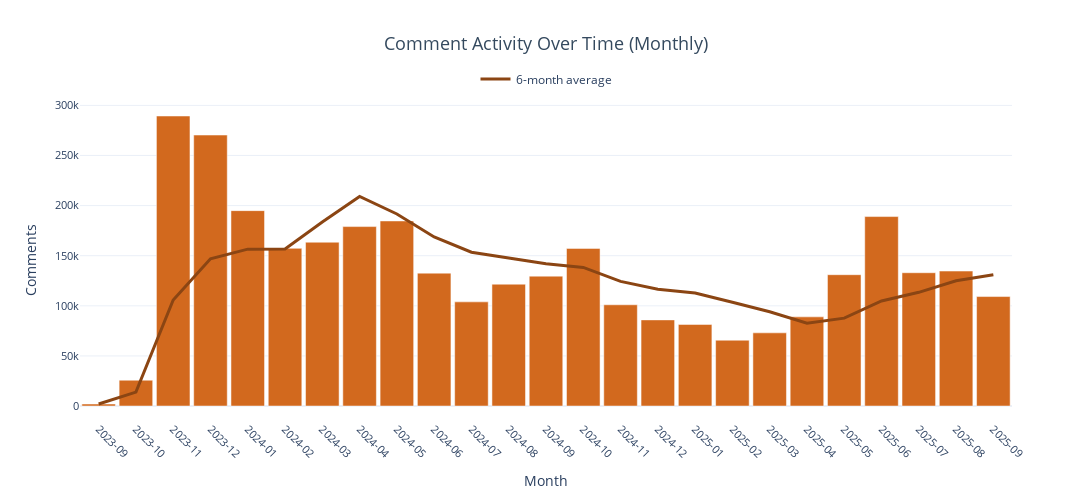

The cell this chart's notebook holds for it:
### Markdown cell above
### **Temporal Activity Patterns**

The chart below shows comment volume over time to understand how discussion 
intensity evolved throughout the dataset period, particularly around major 
events like the October 7th attacks.

**What we're tracking:**
- **Monthly comment counts:** Raw activity levels to spot surges and lulls
- **6-month rolling average:** Smoothed trend line to filter out noise and 
  reveal sustained shifts in attention

**Expected pattern:** We anticipate a sharp activity surge around October-November 
2023 following the October 7th attacks, followed by sustained elevated discussion 
levels. The rolling average should help us distinguish between event-driven spikes 
and longer-term changes in platform engagement with the conflict.

**Why this matters:** Understanding the temporal dynamics helps us contextualize 
stance shifts—are they driven by specific events or gradual opinion evolution? 
High-activity periods may also require different sampling strategies to ensure 
representative coverage across both baseline and crisis periods.

### Code cell
# Monthly activity analysis - show temporal patterns
print("Analyzing temporal patterns...")

# Create monthly comment counts with proper monthly grouping
df_with_month = df.copy()
df_with_month['month_year'] = pd.to_datetime(df_with_month['post_created_time']).dt.to_period('M')

monthly_counts = (df_with_month.groupby('month_year')
                  .size()
                  .reset_index(name='comment_count'))

monthly_counts['month_name'] = monthly_counts['month_year'].astype(str)

# Sort chronologically and add rolling average
monthly_counts = monthly_counts.sort_values('month_year')
monthly_counts['rolling_avg'] = monthly_counts['comment_count'].rolling(6, min_periods=1).mean()

print(f"Dataset spans {len(monthly_counts)} months")
print(f"Peak activity: {monthly_counts.loc[monthly_counts['comment_count'].idxmax(), 'month_name']} "
      f"with {monthly_counts['comment_count'].max():,} comments")

# Create time series visualization with explicit monthly bars
fig = px.bar(
    monthly_counts, 
    x='month_name', 
    y='comment_count',
    title='Comment Activity Over Time (Monthly)',
    labels={'month_name': 'Month', 'comment_count': 'Comments'},
    color_discrete_sequence=[TIME_SERIES_BAR]
)

# Add trend line
fig.add_trace(go.Scatter(
    x=monthly_counts['month_name'], 
    y=monthly_counts['rolling_avg'],
    name='6-month average',
    mode='lines',
    line=dict(color=TIME_SERIES_LINE, width=3)
))

# Enhanced styling with proper monthly spacing
fig.update_layout(
    height=500, 
    width=1400,
    bargap=0.1,  # Small gap between monthly bars
    paper_bgcolor='white',
    plot_bgcolor='white',
    title=dict(x=0.5, xanchor='center', font=dict(size=18, color=DARK_GREY)),
    xaxis=dict(
        tickangle=45,
        title_font=dict(size=14),
        tickfont=dict(size=11),
        type='category'  # Ensures each month gets its own bar
    ),
    yaxis=dict(
        title_font=dict(size=14),
        tickfont=dict(size=11)
    ),
    legend=dict(
        orientation='h',
        yanchor='bottom', y=1.02,
        xanchor='center', x=0.5
    )
)

fig.show()

### Figure 1 — Plotly figure (JSON) as saved in the notebook; plotly's stock layout.template omitted (floating-point values rounded to 4 significant figures)
{"data": [{"hovertemplate": "Month=%{x}<br>Comments=%{y}<extra></extra>", "legendgroup": "", "marker": {"color": "#D2691E", "pattern": {"shape": ""}}, "name": "", "orientation": "v", "showlegend": false, "textposition": "auto", "type": "bar", "x": ["2023-09", "2023-10", "2023-11", "2023-12", "2024-01", "2024-02", "2024-03", "2024-04", "2024-05", "2024-06", "2024-07", "2024-08", "2024-09", "2024-10", "2024-11", "2024-12", "2025-01", "2025-02", "2025-03", "2025-04", "2025-05", "2025-06", "2025-07", "2025-08", "2025-09"], "xaxis": "x", "y": [2034, 25790, 289402, 270405, 194976, 157363, 163465, 179069, 184685, 132615, 103952, 121595, 129627, 157310, 101038, 85961, 81450, 65700, 73048, 88978, 131057, 189053, 133013, 134694, 109250], "yaxis": "y"}, {"line": {"color": "#8B4513", "width": 3}, "mode": "lines", "name": "6-month average", "type": "scatter", "x": ["2023-09", "2023-10", "2023-11", "2023-12", "2024-01", "2024-02", "2024-03", "2024-04", "2024-05", "2024-06", "2024-07", "2024-08", "2024-09", "2024-10", "2024-11", "2024-12", "2025-01", "2025-02", "2025-03", "2025-04", "2025-05", "2025-06", "2025-07", "2025-08", "2025-09"], "y": [2034.0, 13910.0, 105700.0, 146900.0, 156500.0, 156700.0, 183600.0, 209100.0, 191700.0, 168700.0, 153500.0, 147600.0, 141900.0, 138300.0, 124400.0, 116600.0, 112800.0, 103500.0, 94080.0, 82700.0, 87700.0, 104900.0, 113500.0, 125000.0, 131000.0]}], "layout": {"bargap": 0.1, "barmode": "relative", "height": 500, "legend": {"orientation": "h", "tracegroupgap": 0, "x": 0.5, "xanchor": "center", "y": 1.02, "yanchor": "bottom"}, "paper_bgcolor": "white", "plot_bgcolor": "white", "title": {"font": {"color": "#34495e", "size": 18}, "text": "Comment Activity Over Time (Monthly)", "x": 0.5, "xanchor": "center"}, "width": 1400, "xaxis": {"anchor": "y", "domain": [0, 1], "tickangle": 45, "tickfont": {"size": 11}, "title": {"font": {"size": 14}, "text": "Month"}, "type": "category"}, "yaxis": {"anchor": "x", "domain": [0, 1], "tickfont": {"size": 11}, "title": {"font": {"size": 14}, "text": "Comments"}}}}
